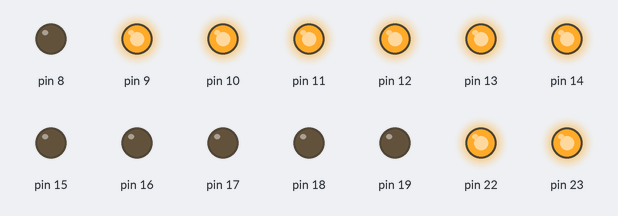
This sketch was run on a simulated Arduino Uno, built with avr-gcc and run on an emulated ATmega328P. Parts: output pins drawn as LEDs (lit = HIGH).

Above: at 0.07 s.
At 0.52 s:
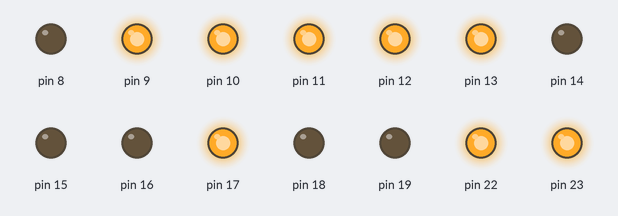
At 0.82 s:
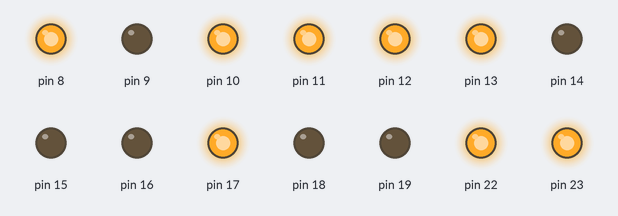
At 1.72 s:
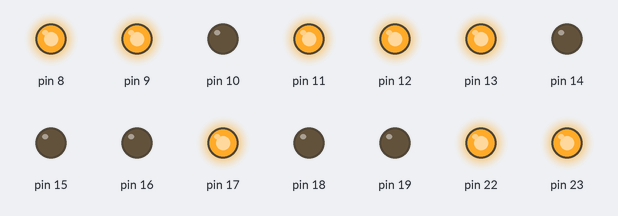
At 2.62 s:
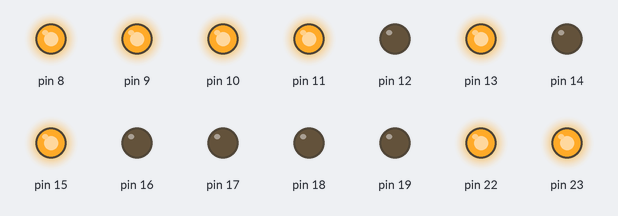
At 3.52 s:
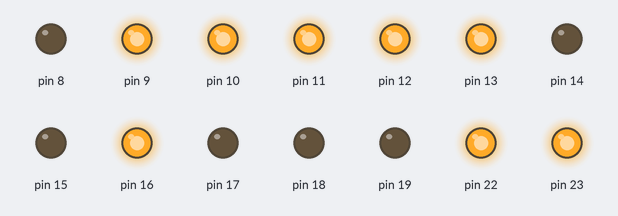
Timing chart, 0 to 3.8 s (numbered marks = the images above):
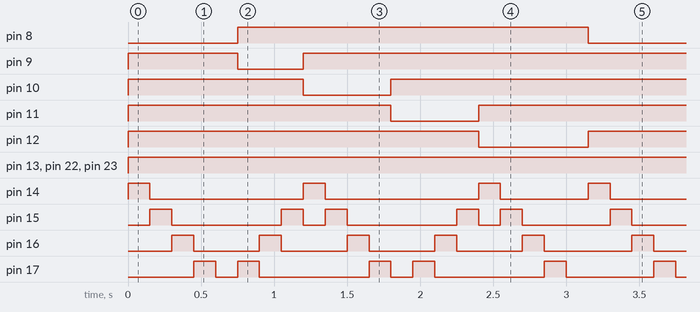

Measured:
- by itself, pin 8, pin 12: alternates HIGH for 2.4 s and LOW for 0.75 s
- by itself, pin 9: repeats every 3.2 s: LOW 0.45 s, HIGH 2.7 s
- by itself, pin 10, pin 11: repeats every 3.2 s: LOW 0.60 s, HIGH 2.6 s
- by itself, pin 13, pin 22, pin 23: LOW → HIGH at 0.00 s
- by itself, pin 14, pin 18: repeats every 3.2 s: 2 × (LOW 1.1 s, HIGH 0.15 s), LOW 0.60 s, HIGH 0.15 s
- by itself, pin 16: repeats every 3.2 s: 4 × (LOW 0.45 s, HIGH 0.15 s), LOW 0.60 s, HIGH 0.15 s
- by itself, pin 15: repeats every 3.2 s: LOW 0.75 s, HIGH 0.15 s, LOW 0.15 s, HIGH 0.15 s, LOW 0.75 s, HIGH 0.15 s, LOW 0.15 s, HIGH 0.15 s, LOW 0.60 s, HIGH 0.15 s
- by itself, pin 17: repeats every 3.2 s: LOW 0.15 s, HIGH 0.15 s, LOW 0.75 s, HIGH 0.15 s, LOW 0.15 s, HIGH 0.15 s, LOW 0.75 s, HIGH 0.15 s, LOW 0.60 s, HIGH 0.15 s

The sketch:

5x5_Matrix_Snake.ino
```cpp
#include <avr/io.h>
#include <avr/interrupt.h>

int main()
{
  DDRB = 0b11111111;
  DDRC = 0b11111111;
  PORTB = 0b11111111;
  PORTC = 0b00000000;
  while(1)
  {
    PORTB = 0b11111110;
    PORTC = 0b00000001;
    _delay_ms(150);
    PORTC = 0b00000010;
    _delay_ms(150);
    PORTC = 0b00000100;
    _delay_ms(150);
    PORTC = 0b00001000;
    _delay_ms(150);
    PORTC = 0b00010000;
    _delay_ms(150);
    PORTB = 0b11111101;
    PORTC = 0b00001000;
    _delay_ms(150);
    PORTC = 0b00000100;
    _delay_ms(150);
    PORTC = 0b00000010;
    _delay_ms(150);
    PORTB = 0b11111011;
    PORTC = 0b00000001;
    _delay_ms(150);
    PORTC = 0b00000010;
    _delay_ms(150);
    PORTC = 0b00000100;
    _delay_ms(150);
    PORTC = 0b00001000;
    _delay_ms(150);
    PORTB = 0b11110111;
    PORTC = 0b00010000;
    _delay_ms(150);
    PORTC = 0b00001000;
    _delay_ms(150);
    PORTC = 0b00000100;
    _delay_ms(150);
    PORTC = 0b00000010;
    _delay_ms(150);
    PORTB = 0b11101111;
    PORTC = 0b00000001;
    _delay_ms(150);
    PORTC = 0b00000010;
    _delay_ms(150);
    PORTC = 0b00000100;
    _delay_ms(150);
    PORTC = 0b00001000;
    _delay_ms(150);
    PORTC = 0b00010000;
    _delay_ms(150);
  }
}
```
